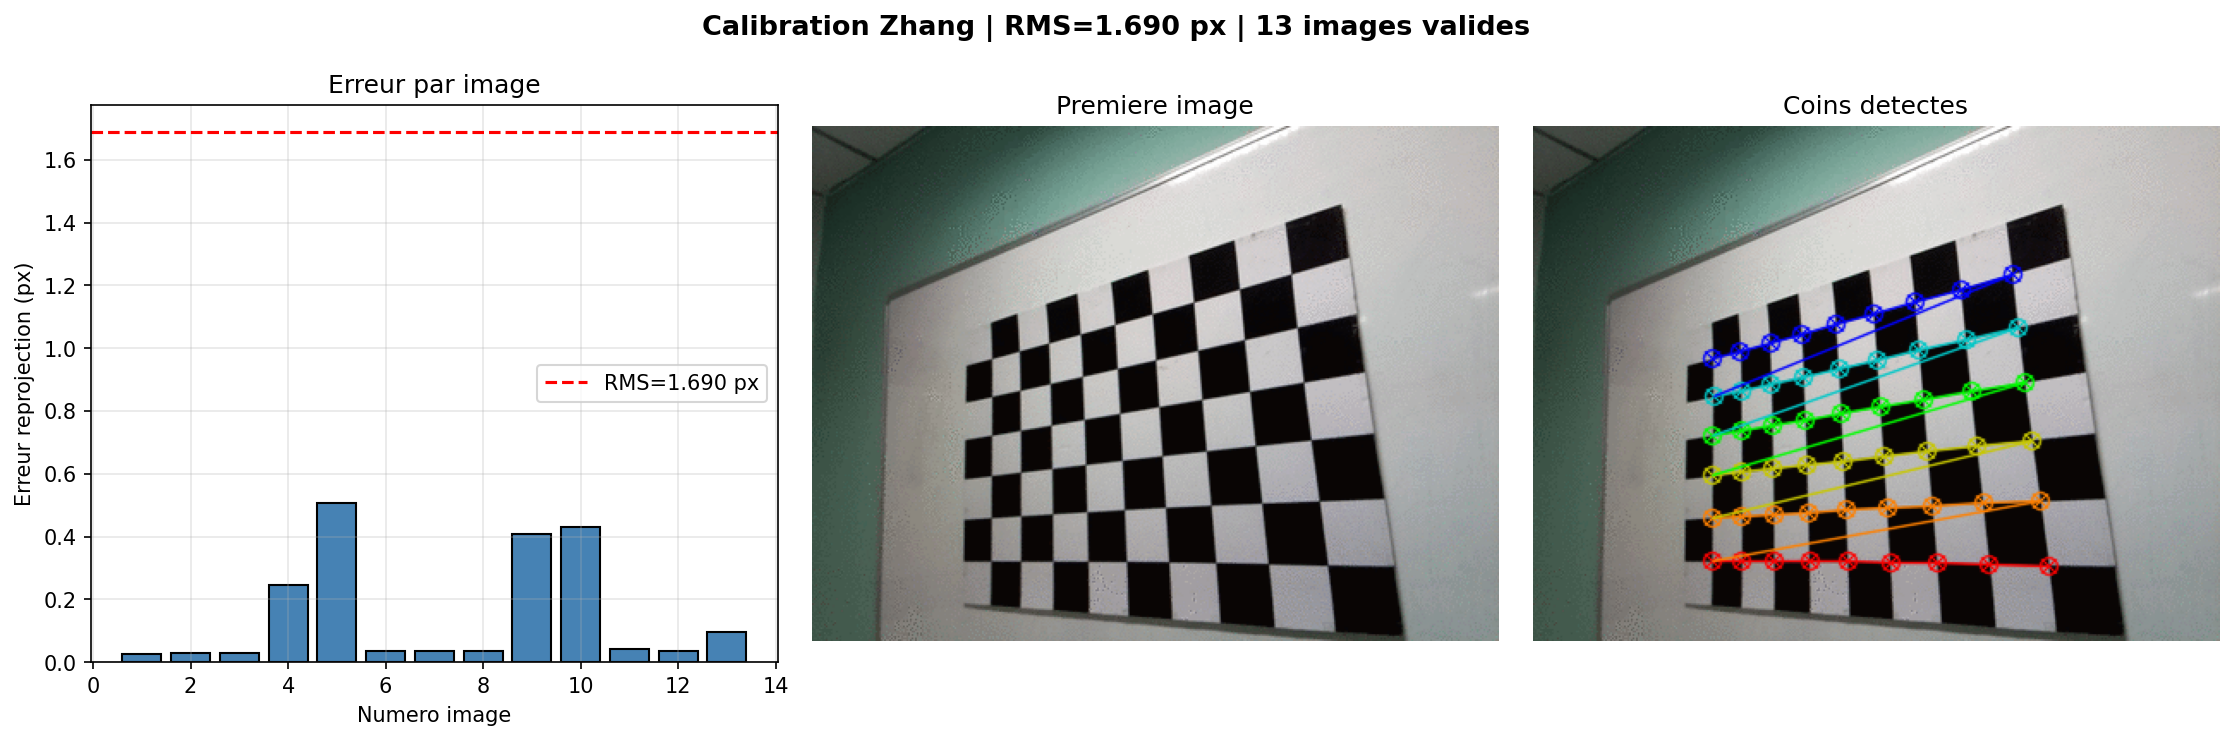

This chart was generated by the following Python code:
"""
========================================================
TP3 - EXERCICE 1 : CALIBRATION CAMERA (METHODE ZHANG)
========================================================
Utilise des images de damier pour calculer :
  - Matrice intrinseque K (fx, fy, cx, cy)
  - Coefficients de distorsion (k1, k2, p1, p2, k3)
  - Parametres extrinseques (rvecs, tvecs)

Comment executer :
  py exercice1_calibration.py
========================================================
"""

import cv2
import numpy as np
import glob
import os
import matplotlib.pyplot as plt

# -------------------------------------------------------
# PARAMETRES
# -------------------------------------------------------
DOSSIER_IMAGES = 'calibration_images'   # dossier des images
CHECKERBOARD   = (9, 6)                  # coins internes (colonnes-1, lignes-1)
SQUARE_SIZE    = 0.025                   # taille d'un carre en metres (2.5 cm)

# -------------------------------------------------------
# 1. Preparation des points 3D du damier
# -------------------------------------------------------
# Coordonnees 3D des coins dans le repere monde
# Z=0 car le damier est plan (astuce de Zhang)
objp = np.zeros((CHECKERBOARD[0] * CHECKERBOARD[1], 3), np.float32)
objp[:, :2] = np.mgrid[0:CHECKERBOARD[0],
                        0:CHECKERBOARD[1]].T.reshape(-1, 2) * SQUARE_SIZE

print("="*60)
print("  EXERCICE 1 : CALIBRATION CAMERA - METHODE ZHANG")
print("="*60)
print(f"\nDamier : {CHECKERBOARD[0]}x{CHECKERBOARD[1]} coins")
print(f"Taille carre : {SQUARE_SIZE*100:.1f} cm")

# -------------------------------------------------------
# 2. Detection des coins dans chaque image
# -------------------------------------------------------
criteria = (cv2.TERM_CRITERIA_EPS + cv2.TERM_CRITERIA_MAX_ITER, 30, 0.001)

objpoints = []   # points 3D dans le monde reel
imgpoints = []   # points 2D dans les images
img_size  = None

images = sorted(glob.glob(f'{DOSSIER_IMAGES}/*.jpg') +
                glob.glob(f'{DOSSIER_IMAGES}/*.png'))

if not images:
    print(f"ERREUR : aucune image dans '{DOSSIER_IMAGES}'")
    exit()

print(f"\n{len(images)} images trouvees")
print("\nDetection des coins :")

ok_count = 0
for fname in images:
    img  = cv2.imread(fname)
    gray = cv2.cvtColor(img, cv2.COLOR_BGR2GRAY)
    img_size = gray.shape[::-1]

    # Recherche des coins du damier
    flags = cv2.CALIB_CB_ADAPTIVE_THRESH + cv2.CALIB_CB_NORMALIZE_IMAGE
    ret, corners = cv2.findChessboardCorners(gray, CHECKERBOARD, flags)

    if ret:
        ok_count += 1
        objpoints.append(objp)

        # Affinage subpixel (cornerSubPix)
        corners2 = cv2.cornerSubPix(
            gray, corners, (11,11), (-1,-1), criteria
        )
        imgpoints.append(corners2)

        # Dessin des coins
        img_draw = img.copy()
        cv2.drawChessboardCorners(img_draw, CHECKERBOARD, corners2, ret)

        # Sauvegarde image annotee
        out = fname.replace(DOSSIER_IMAGES, DOSSIER_IMAGES+'/detected')
        os.makedirs(os.path.dirname(out), exist_ok=True)
        cv2.imwrite(out, img_draw)
        print(f"  OK  : {os.path.basename(fname)}")
    else:
        print(f"  ECHEC : {os.path.basename(fname)}")

print(f"\nResultat : {ok_count}/{len(images)} images valides")

if ok_count < 3:
    print("ERREUR : besoin d'au moins 3 images valides !")
    exit()

# -------------------------------------------------------
# 3. Calibration - Methode Zhang
# -------------------------------------------------------
print("\nCalibration en cours...")

ret, K, dist, rvecs, tvecs = cv2.calibrateCamera(
    objpoints, imgpoints, img_size, None, None
)

# -------------------------------------------------------
# 4. Resultats
# -------------------------------------------------------
print("\n" + "="*60)
print("  RESULTATS DE CALIBRATION")
print("="*60)

print(f"\nErreur de reprojection RMS : {ret:.4f} pixels")
if ret < 0.5:
    print("  Excellente calibration !")
elif ret < 1.0:
    print("  Bonne calibration")
else:
    print("  Calibration acceptable (ajoutez plus d'images)")

print("\nMatrice intrinseque K :")
print(f"  fx = {K[0,0]:.2f} px   (focale horizontale)")
print(f"  fy = {K[1,1]:.2f} px   (focale verticale)")
print(f"  cx = {K[0,2]:.2f} px   (centre optique X)")
print(f"  cy = {K[1,2]:.2f} px   (centre optique Y)")
print(f"\n  K = \n{K}")

print("\nCoefficients de distorsion :")
print(f"  k1 = {dist[0,0]:.6f}  (distorsion radiale 1)")
print(f"  k2 = {dist[0,1]:.6f}  (distorsion radiale 2)")
print(f"  p1 = {dist[0,2]:.6f}  (distorsion tangentielle 1)")
print(f"  p2 = {dist[0,3]:.6f}  (distorsion tangentielle 2)")
print(f"  k3 = {dist[0,4]:.6f}  (distorsion radiale 3)")

print("\nParametres extrinseques (premiere image) :")
print(f"  rvec (rotation)    : {rvecs[0].T}")
print(f"  tvec (translation) : {tvecs[0].T}")

# -------------------------------------------------------
# 5. Erreur de reprojection par image
# -------------------------------------------------------
print("\nErreur de reprojection par image :")
errors = []
for i in range(len(objpoints)):
    imgpts_proj, _ = cv2.projectPoints(
        objpoints[i], rvecs[i], tvecs[i], K, dist
    )
    err = cv2.norm(imgpoints[i], imgpts_proj, cv2.NORM_L2) / len(imgpts_proj)
    errors.append(err)
    print(f"  Image {i+1:2d} : {err:.4f} px")

# -------------------------------------------------------
# 6. Sauvegarde
# -------------------------------------------------------
np.save('camera_matrix.npy', K)
np.save('dist_coeffs.npy',   dist)
np.savetxt('camera_matrix.txt', K, fmt='%.4f',
           header='Camera Intrinsic Matrix K (fx,fy,cx,cy)')
np.savetxt('dist_coeffs.txt', dist, fmt='%.6f',
           header='Distortion Coefficients (k1,k2,p1,p2,k3)')

print("\nFichiers sauvegardes :")
print("  camera_matrix.npy / .txt")
print("  dist_coeffs.npy   / .txt")

# -------------------------------------------------------
# 7. Visualisation
# -------------------------------------------------------
fig, axes = plt.subplots(1, 3, figsize=(15, 5))

# Erreurs par image
axes[0].bar(range(1, len(errors)+1), errors, color='steelblue', edgecolor='black')
axes[0].axhline(ret, color='red', linestyle='--', label=f'RMS={ret:.3f} px')
axes[0].set_xlabel('Numero image')
axes[0].set_ylabel('Erreur reprojection (px)')
axes[0].set_title('Erreur par image')
axes[0].legend(); axes[0].grid(alpha=0.3)

# Premiere image avec coins detectes
img_first = cv2.imread(images[0])
img_first = cv2.cvtColor(img_first, cv2.COLOR_BGR2RGB)
axes[1].imshow(img_first)
axes[1].set_title('Premiere image')
axes[1].axis('off')

# Image avec coins detectes si disponible
detected_path = images[0].replace(DOSSIER_IMAGES, DOSSIER_IMAGES+'/detected')
if os.path.exists(detected_path):
    img_det = cv2.cvtColor(cv2.imread(detected_path), cv2.COLOR_BGR2RGB)
    axes[2].imshow(img_det)
    axes[2].set_title('Coins detectes')
    axes[2].axis('off')

plt.suptitle(f'Calibration Zhang | RMS={ret:.3f} px | {ok_count} images valides',
             fontsize=13, fontweight='bold')
plt.tight_layout()
plt.savefig('exercice1_calibration.png', dpi=150, bbox_inches='tight')
print("  exercice1_calibration.png")
plt.show()

print("\n>>> Fermez la fenetre pour terminer")
